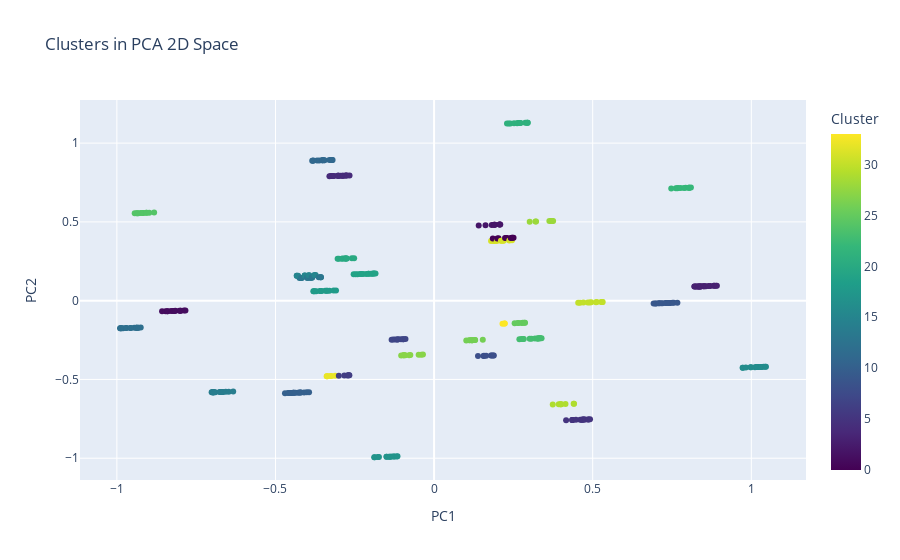

Source (notebook cell):
### Code cell
import plotly.express as px

# Create a scatter plot using Plotly
fig = px.scatter(PCA_components, x='Principal Component 1', y='Principal Component 2', color='Cluster',
                 title='Clusters in PCA 2D Space', labels={'Principal Component 1': 'PC1', 'Principal Component 2': 'PC2'},
                 color_continuous_scale='Viridis')

# Add colorbar
fig.update_layout(coloraxis_colorbar=dict(title='Cluster'))

# Show the plot
fig.show()

### Figure 1 — Plotly figure (JSON) as saved in the notebook; plotly's stock layout.template omitted (floating-point values rounded to 4 significant figures; data arrays with more than 128 entries replaced by an {"elided": "..."} marker saying what was removed)
{"data": [{"hovertemplate": "PC1=%{x}<br>PC2=%{y}<br>Cluster=%{marker.color}<extra></extra>", "legendgroup": "", "marker": {"color": {"elided": "400 int values"}, "coloraxis": "coloraxis", "symbol": "circle"}, "mode": "markers", "name": "", "orientation": "v", "showlegend": false, "type": "scatter", "x": {"elided": "400 float values"}, "xaxis": "x", "y": {"elided": "400 float values"}, "yaxis": "y"}], "layout": {"coloraxis": {"colorbar": {"title": {"text": "Cluster"}}, "colorscale": [[0, "#440154"], [0.1111, "#482878"], [0.2222, "#3e4989"], [0.3333, "#31688e"], [0.4444, "#26828e"], [0.5556, "#1f9e89"], [0.6667, "#35b779"], [0.7778, "#6ece58"], [0.8889, "#b5de2b"], [1, "#fde725"]]}, "legend": {"tracegroupgap": 0}, "title": {"text": "Clusters in PCA 2D Space"}, "xaxis": {"anchor": "y", "domain": [0, 1], "title": {"text": "PC1"}}, "yaxis": {"anchor": "x", "domain": [0, 1], "title": {"text": "PC2"}}}}
